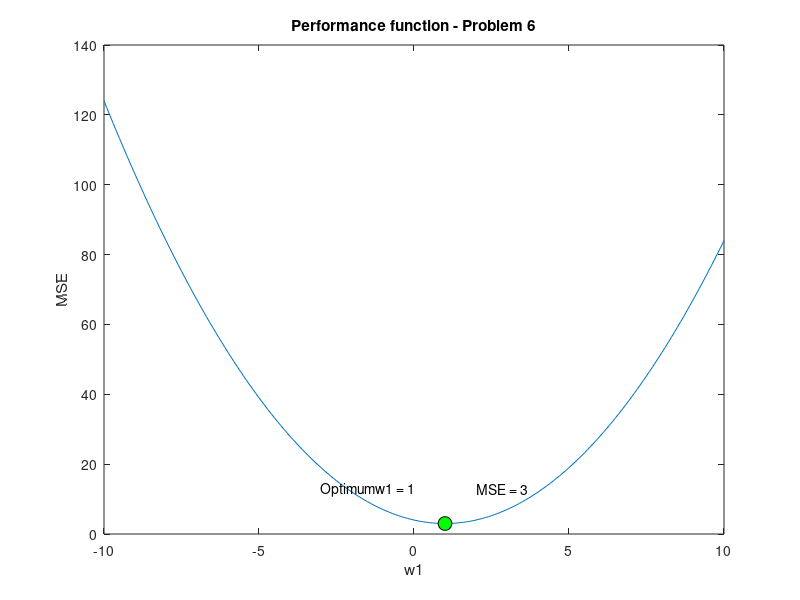
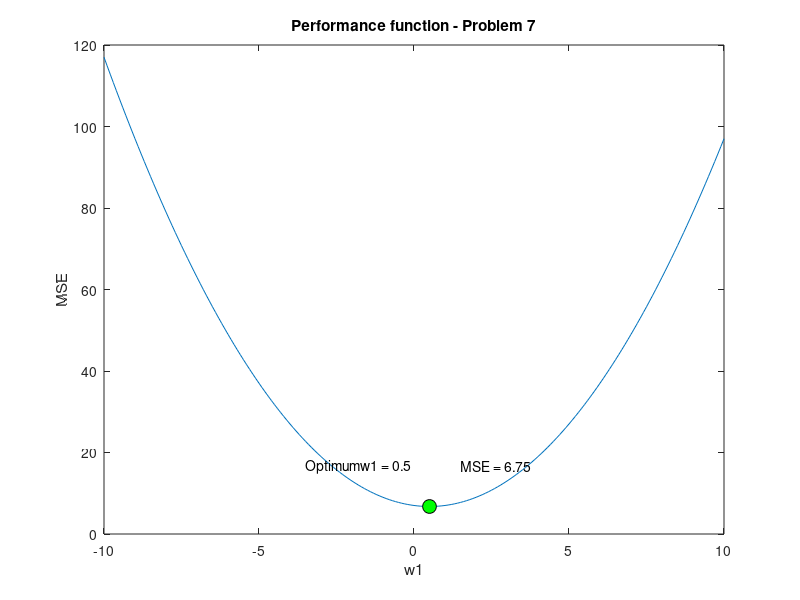
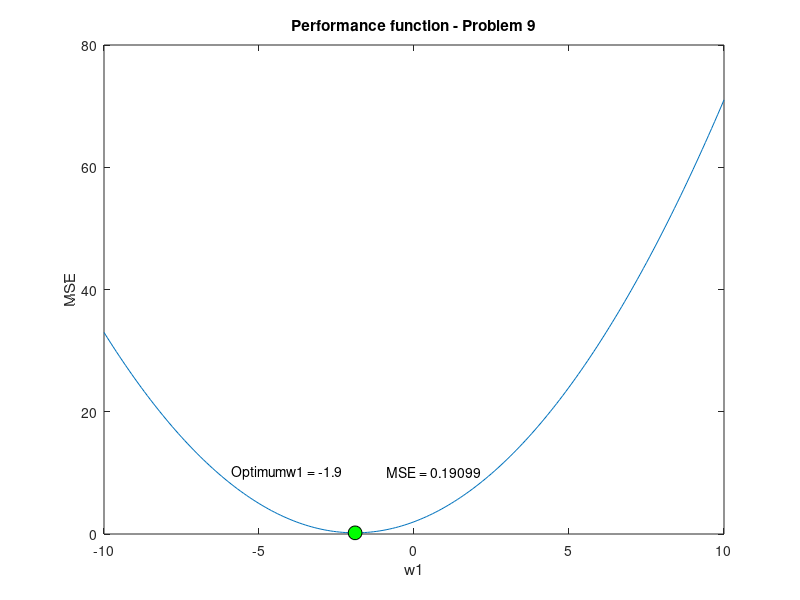

MATLAB code to generate these figures, in order:
% Homework 1 - EE617
% Vy Bui
clear all  
clc
%% Problem 6
Edk2 = 4;
R = [1 0.5; 0.5 1];
Pt = [-1 1];
MSE = [];
w1 = -10:0.1:10;
for i = 1:length(w1)
    w = [0;w1(i)];
    MSE(i) = Edk2 + w'*R*w - 2*Pt*w; % MSE = E[dk^2] + wt*R*w - 2*Pt*w
end
figure, plot(w1, MSE), title('Performance function - Problem 6'), ylabel('MSE'), xlabel('w1')
hold on
[minMSE, optimum_w1_index] = min(MSE);
plot(w1(optimum_w1_index),minMSE,'o', 'MarkerEdgeColor','k', 'MarkerFaceColor','g', 'MarkerSize',10);
%% Problem 8
hold on
text(w1(optimum_w1_index) - 4, minMSE + 10, ['Optimumw1 = ' num2str(w1(optimum_w1_index))])
text(w1(optimum_w1_index) + 1, minMSE + 10, ['MSE = ' num2str(min(MSE))])
%% Problem 7
Edk2 = 4;
R = [1 0.5; 0.5 1];
Pt = [-1 1];
MSE = [];
w1 = -10:0.1:10;
for i = 1:length(w1)
    w = [1;w1(i)];
    MSE(i) = Edk2 + w'*R*w - 2*Pt*w; % MSE = E[dk^2] + wt*R*w - 2*Pt*w
end
figure, plot(w1, MSE), title('Performance function - Problem 7'), ylabel('MSE'), xlabel('w1')
hold on
[minMSE, optimum_w1_index] = min(MSE);
plot(w1(optimum_w1_index),minMSE,'o', 'MarkerEdgeColor','k', 'MarkerFaceColor','g', 'MarkerSize',10);
hold on
text(w1(optimum_w1_index) - 4, minMSE + 10, ['Optimumw1 = ' num2str(w1(optimum_w1_index))])
text(w1(optimum_w1_index) + 1, minMSE + 10, ['MSE = ' num2str(min(MSE))])
%% Problem 9
clear all
clc
N = 5;
xk = @(k) sin(2*pi*k/N);
dk = @(k) 2*cos(2*pi*k/N);
Edk2 = 0;
R11 = 0;
R12 = 0;
R22 = 0;
P11 = 0;
P12 = 0;
for i = 1:N
    Edk2 = Edk2 + dk(i)*dk(i);
    R11 = R11 + xk(i)*xk(i);
    R12 = R12 + xk(i)*xk(i-1);
    R22 = R22 + xk(i-1)*xk(i-1);
    P11 = P11 + dk(i)*xk(i);
    P12 = P12 + dk(i)*xk(i-1);
end
Edk2 = Edk2/N;
R21 = R12;
R = [R11 R12;R21 R22]/N;
Pt = [P11 P12]/N;

MSE = [];
w1 = -10:0.1:10;
for i = 1:length(w1)
    w = [0;w1(i)];
    MSE(i) = Edk2 + w'*R*w - 2*Pt*w; % MSE = E[dk^2] + wt*R*w - 2*Pt*w
end
figure, plot(w1, MSE), title('Performance function - Problem 9'), ylabel('MSE'), xlabel('w1')
hold on
[minMSE, optimum_w1_index] = min(MSE);
plot(w1(optimum_w1_index),minMSE,'o', 'MarkerEdgeColor','k', 'MarkerFaceColor','g', 'MarkerSize',10);
hold on
text(w1(optimum_w1_index) - 4, minMSE + 10, ['Optimumw1 = ' num2str(w1(optimum_w1_index))])
text(w1(optimum_w1_index) + 1, minMSE + 10, ['MSE = ' num2str(min(MSE))])








